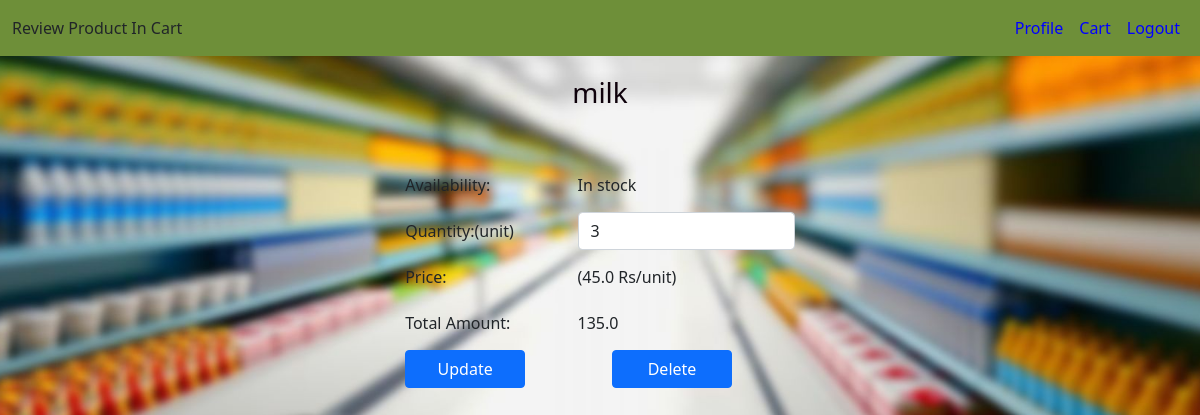
The app's page /1/reviewAndUpdateUserCartDetails/1 with its own data.
### application/models.py (models this page shows)
class Product(db.Model):
    __tablename__ = 'product'
    product_id = db.Column(db.Integer, primary_key = True, autoincrement=True,)
    product_name = db.Column(db.String, nullable = False)
    productcategory_id = db.Column(db.Integer, db.ForeignKey('productcategory.productcategory_id'), nullable = False)
    product_unit = db.Column(db.String, nullable = False)
    product_rateperunit = db.Column(db.Float, nullable = False)
    product_quantity = db.Column(db.Integer, nullable = False)
    product_expirydate = db.Column(db.DateTime, nullable = True)
    product_isdeleted = db.Column(db.Integer, nullable = False)

class UserCartDetails(db.Model):
    __tablename__ = 'usercartdetails'
    usercartdetails_id = db.Column(db.Integer, primary_key=True)
    user_id = db.Column(db.Integer, db.ForeignKey('user.user_id'), nullable=False)
    product_id = db.Column(db.Integer, db.ForeignKey('product.product_id'), nullable=False)
    usercartdetails_productquantity = db.Column(db.Integer, nullable=False)
    usercartdetails_totalamount = db.Column(db.Float, nullable=False)
    usercartdetails_cartstatus = db.Column(db.Integer, nullable = False)
    usercartdetails_checkoutdatetime = db.Column(db.DateTime, nullable = True)
    user = db.relationship('User', backref='usercartdetails')
    product = db.relationship('Product', backref='productcartdetails')

### application/controllers.py (the view)
@app.route("/<int:user_id>/reviewAndUpdateUserCartDetails/<usercartdetails_id>", methods = ["GET", "POST"])
def reviewAndUpdateUserCartDetails(user_id, usercartdetails_id):
    existingusercartdetails = UserCartDetails.query.get(usercartdetails_id)
    numOfCartItems = 0
    retrieved_userCartDetails = UserCartDetails.query.filter_by(user_id = user_id, usercartdetails_cartstatus = 1).all()
    if retrieved_userCartDetails:
        numOfCartItems = sum(cart_detail.usercartdetails_productquantity for cart_detail in retrieved_userCartDetails)
    if retrieved_userCartDetails:
        numOfCartItems = sum(cart_detail.usercartdetails_productquantity for cart_detail in retrieved_userCartDetails)
    user = User.query.get(user_id)
    return render_template("user_reviewproductincart.html",
                               userCartDetails = existingusercartdetails,
                               numOfCartItems = numOfCartItems,
                               user = user)

### templates/user_reviewproductincart.html (shortened to what this page needs)
<!DOCTYPE html>
<html lang="en">
<head>
    <link href="https://cdn.jsdelivr.net/npm/bootstrap@5.0.2/dist/css/bootstrap.min.css" rel="stylesheet">
</head>
<body>
    <nav class="navbar navbar-expand navbar-light divcolor">
        <div class="container-fluid">
            <span class="navbar-text font-weight-bold text-dark">Review Product In Cart</span>
            <ul class="navbar-nav ml-auto">
                <li class="nav-item">
                    <a class="nav-link" href="/profile/{{user.user_id}}" style="color: blue;">Profile</a>
                </li>
                <li class="nav-item">
                    <a class="nav-link" href="/getUserCartDetails/{{user.user_id}}" style="color: blue;">Cart {%if numOfCartItems > 0%}({{numOfCartItems}}){%endif%}</a>
                </li>
                <li class="nav-item">
                    <a class="nav-link" href="/logout" style="color: blue;">Logout</a>
                </li>
            </ul>
        </div>
    </nav>
    <h3 style="color: rgb(14, 1, 11); margin-top: 20px; text-align: center;">{{userCartDetails.product.product_name}}</h1><br><br>
        <div class="container d-flex justify-content-center">
            <form method="post">
                <div class="form-group row mb-2">
                    <label class="col-sm-5 col-form-label">Availability:</label>
                    <label class="col-sm-7 col-form-label">{% if userCartDetails.product.product_quantity > 0 %}In stock{% else %} Out of Stock{% endif %}</label>
                </div>
                <div class="form-group row mb-2">
                        {% set splitlist = userCartDetails.product.product_unit.split('/') %}
                    <label for="quantity" class="col-sm-5 col-form-label">Quantity:({{ splitlist[1] }})</label>
                    <div class="col-sm-7">
                        <input type="number" class="form-control" name="productquantity" id = "quantity" value="{{userCartDetails.usercartdetails_productquantity}}" required min="1">
                    </div>
                </div>
                <div class="form-group row mb-2">
                    <label class="col-sm-5 col-form-label">Price:</label>
                    <label class="col-sm-7 col-form-label">({{userCartDetails.product.product_rateperunit}} {{userCartDetails.product.product_unit}})</label>
                </div>
                <div class="form-group row mb-2">
                    <label class="col-sm-5 col-form-label">Total Amount:</label>
                    <label class="col-sm-7 col-form-label">{{userCartDetails.usercartdetails_totalamount}}</label>
                </div>
                <div class="form-group row mb-2">
                    <div class="col-sm-6">
                        <button type="submit" formaction="/{{user.user_id}}/updateUserCartDetails/{{userCartDetails.usercartdetails_id}}" class="btn btn-primary custom-button">Update</button>
                    </div>
                    <div class="col-sm-6">
                        <button type="submit" formaction="/{{user.user_id}}/deleteUserCartDetails/{{userCartDetails.usercartdetails_id}}" class="btn btn-primary custom-button">Delete</button>
                    </div>
                </div>
                <br>
                </form>
        </div>
</body>
</html>

### templates/user_reviewproductincart.html (style rules this page uses)
body { background-image: url('/static/background2.jpg'); background-size: cover; background-repeat: no-repeat; background-position: center center; min-height: 100vh; }
.divcolor { background-color: rgb(110, 143, 57); }
.custom-button { width: 120px; margin-right: 20px; }

### records on screen
Product: product.product_name "milk", product.product_rateperunit "45.0", product.product_unit "Rs/unit"
UserCartDetails: productquantity "3", usercartdetails_totalamount "135.0"

### other values on screen
{{ splitlist[1] }} "unit"
